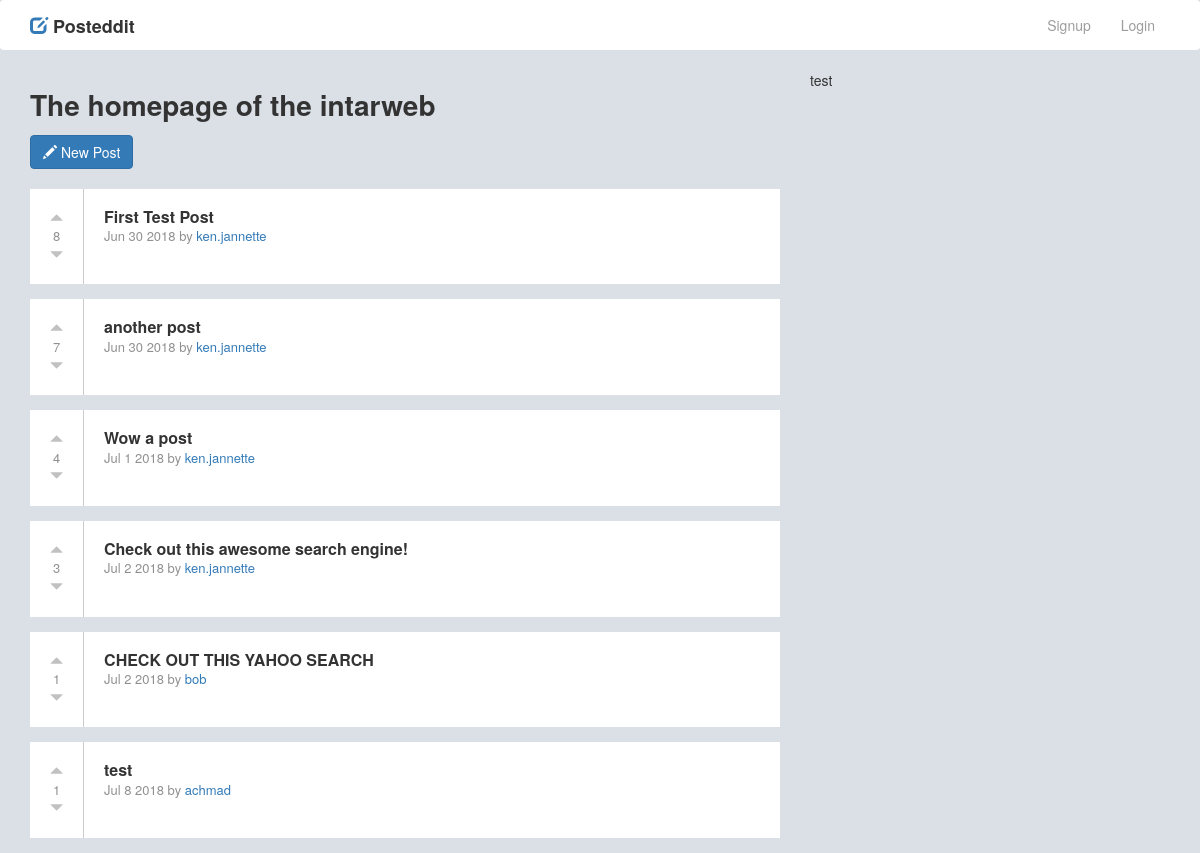
Before: / with the older database file.
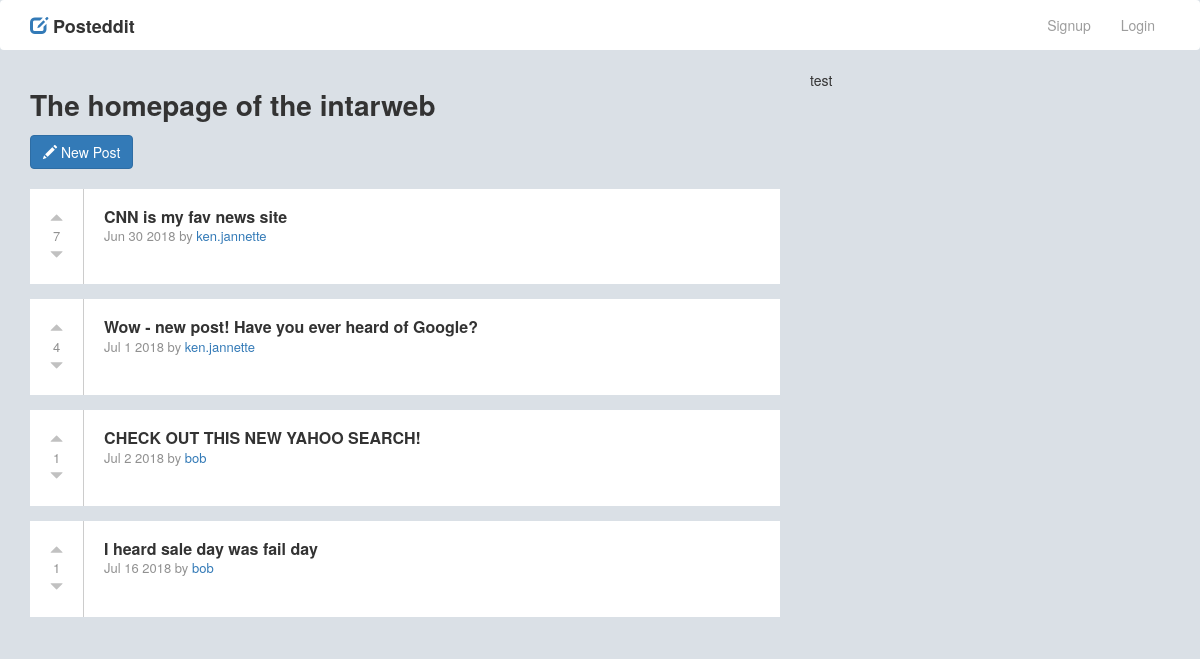
After: the same page with the newer database file.
### posts/models.py (models this page shows)
class Post(models.Model):
    title = models.CharField(max_length=200)
    url = models.TextField()
    pub_date = models.DateTimeField()
    author = models.ForeignKey(User, on_delete=models.CASCADE)
    votes_total = models.IntegerField(default=1)
    def pub_date_pretty(self):
        return self.pub_date.strftime('%b %e %Y')

### posts/views.py (the view)
# urls.py: 2. Add a URL to urlpatterns:  path('', views.home, name='home')
def home(request):
    posts = Post.objects.order_by('-votes_total')
    return render(request, 'posts/home.html', {'posts':posts})

### posts/templates/posts/home.html (shortened to what this page needs)
{% extends 'base.html' %}
{%  block content %}
<div class="row">
<div class="col-xs-12 col-sm-8 col-md-8 col-lg-8">
	<h1>The homepage of the intarweb</h1>
	<a class="btn btn-primary" href='{% url 'posts:create' %}'><span class="glyphicon glyphicon-pencil" aria-hidden="true"></span> New Post</a>
	<br />
	<br />
	{% for post in posts.all %}
	<div class="box-post">
		<div class="updown">
			<a href="#" class="caretLink" onClick="document.getElementById('upvote{{ post.id }}').submit()"><span class="glyphicon glyphicon-triangle-top" aria-hidden="true"></span></a><br/>{{ post.votes_total }}<br/><a href="#" onClick="document.getElementById('downvote{{ post.id }}').submit()" class="caretLink"><span class="glyphicon glyphicon-triangle-bottom" aria-hidden="true"></span></a>
		</div>
		<div class="desc">
			<a href="{{ post.url }}" class="title">{{ post.title }}</a><br />{{ post.pub_date_pretty }} by <a href="{% url 'posts:userposts' post.author.id %}">{{ post.author.username }}</a>
		</div>
	</div>
	{% endfor %}
</div>
<div class="col-xs-12 col-sm-4 col-md-4 col-lg-4">
  test
</div>
 </div>
{% endblock %}

### templates/base.html (shortened to what this page needs)
{% load staticfiles %}
<!DOCTYPE html>
<html lang="en">
  <head>
    <link rel="stylesheet" href="https://maxcdn.bootstrapcdn.com/bootstrap/3.3.7/css/bootstrap.min.css">
    <link rel="stylesheet" href="{% static 'css/style.css' %}">
  </head>
  <body>
    <nav class="navbar navbar-inverse">
      <div class="container">
        <div class="navbar-header">
          <a class="navbar-brand" href="{% url 'home' %}"><span class="glyphicon glyphicon-edit symbol" aria-hidden="true"></span> Posteddit</a>
        </div>
        <div class="collapse navbar-collapse" id="mynav">
          <ul class="nav navbar-nav navbar-right">
            {% if user.is_authenticated %}
            <li><a href="#" onClick="document.getElementById('logout').submit()">Logout</a></li>
            <form id="logout" method="POST" action="{% url 'accounts:logout' %}">
              {% csrf_token %}
              <input type="hidden"/>
            </form>
            {% else %}
            <li><a href="/accounts/signup">Signup</a></li>
            <li><a href="/accounts/login/">Login</a></li>
            {% endif %}
          </ul>
        </div>
      </div>
    </nav>
    <div class="container">
      {% block content %}
      {% endblock %}
    </div>
  </body>
</html>

### static/css/style.css (style rules this page uses)
body { background-color: #dae0e6; }
h1 { font-size: 28px; font-weight: bold; margin-top: 20px; margin-bottom: 14px; }
.navbar { background: white; border: 0 !important; }
.navbar > .container > .navbar-header > .navbar-brand { color: #333; font-weight: bold; }
.navbar > .container > .navbar-collapse { border: 0; }
.navbar > .container > .navbar-collapse > .navbar-nav > li > a { color: #9d9d9d; }
.symbol { color: #337ab7; }
.box-post { background: white; display: inline-flex; width: 100%; margin-bottom: 15px; font-size: 13px; color: #909090; }
.title { font-size: 16px; color: #333; font-weight: bold; line-height: 16px; }
.caretLink { color: #c1c1c1; }
.updown { border: 0; border-right: 1px solid rgb(204, 204, 204); padding: 20px; text-align: center; }
.desc { padding: 20px; }

Changed rows visible on the page:
removed Post: votes_total "8", title "First Test Post", pub_date_pretty "Jun 30 2018", author.username "ken.jannette"
removed Post: votes_total "3", title "Check out this awesome search engine!", pub_date_pretty "Jul 2 2018", author.username "ken.jannette"
removed Post: votes_total "1", title "test", pub_date_pretty "Jul 8 2018", author.username "achmad"
changed Post: title "another post" → "CNN is my fav news site"
changed Post: title "Wow a post" → "Wow - new post! Have you ever heard of Google?"
changed Post: title "CHECK OUT THIS YAHOO SEARCH" → "CHECK OUT THIS NEW YAHOO SEARCH!"
added Post: votes_total "1", title "I heard sale day was fail day", pub_date_pretty "Jul 16 2018", author.username "bob"
